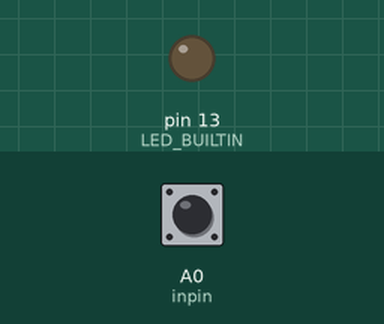
Simulated run of this sketch. Board: Arduino Uno, built with avr-gcc and run on an emulated ATmega328P. On the bench: output pins drawn as LEDs (lit = HIGH). The test bench sets the inputs (shaded band); at power-on: A0 (inpin) HIGH.

Above: at 1.2 s.
1.3 s: A0 (inpin) pulsed LOW 2 times (0.12 s each, 0.3 s apart)
At 2.2 s:
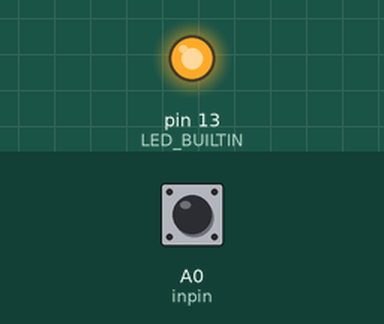
Timing chart, 0 to 4.3 s (numbered marks = the images above; inputs shaded):
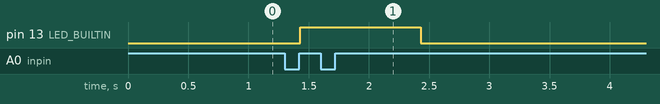

The sketch:

b.ino
```cpp
int inpin=A0;//按键引脚
int k;
void setup()
{
  pinMode(LED_BUILTIN,OUTPUT);
  pinMode(inpin,INPUT);
}
int key=A0;
void key_scan()
{
  while(digitalRead(key));//当按键没有被按下时
  while(!digitalRead(key));//当按键被按下时
  {
   delay(10);
   if (digitalRead(key)==LOW)//第二次判断按键是否被按下
   {
     delay(100);
     while(!digitalRead(key));//判断按键是否被松开
   }
  }
}

void blink()
{
  digitalWrite(LED_BUILTIN, HIGH);
  delay(1000);
  digitalWrite(LED_BUILTIN, LOW);
  delay(1000);
}
void loop()
{
  key_scan();
  blink();
}
```

Measured:
- after the input at 1.3 s, pin 13 (LED_BUILTIN): LOW → HIGH after 0.13 s, → LOW 1.0 s later
